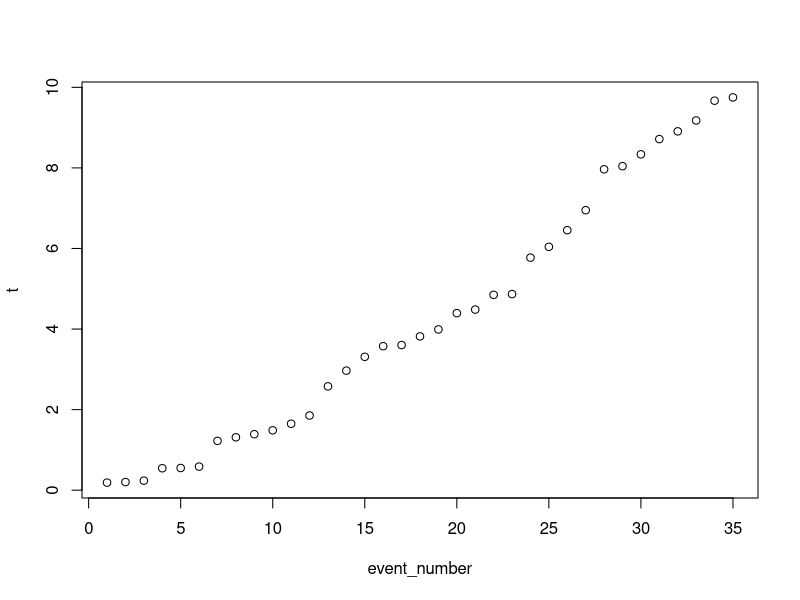

The R source for this figure:
## ---- chunk 1
knitr::opts_chunk$set(echo = TRUE)
## ---- chunk 2
lambda = function(t) 3+4/(1+t)
nohopoi_sim = function(lambda,T){
  t = 0
  lambda_ini = 7
  X = numeric()
  while(1==1){
    u = runif(1)
    t = t-log(u)/lambda_ini
    if(t>T) {break}
    if(runif(1)<lambda(t)/lambda_ini){
      X = c(X,t) 
    }
  }
  return(X) 
}

T = 10
X = nohopoi_sim(lambda,T)
plot(X,xlab = "event_number",ylab = "t")
## ---- chunk 3
n = 10000
X1 = rep(0,n)
X2 = rep(0,n)
X3 = rep(0,n)
corrr = matrix(c(1,0.5/2,0.5/3,0.5/2,1,0.5/6,0.5/3,0.5/6,1),3,3)
covvv = matrix(c(1,0.5,0.5,0.5,1,0.5,0.5,0.5,1),3,3)
A = chol(corrr) #Cholesky decomposition

for(i in c(1:n)){
  Z = cos(2*pi*runif(3))*sqrt(-2*log(runif(3))) #Normal(0,1)
  W = t(A) %*% Z #W ~ N(0,Cov(X))
  phi = pnorm(W) #Gaussian copula
  X1[i] = qexp(phi[1],rate = 1) #inverse
  X2[i] = qexp(phi[2],rate = (1/2))
  X3[i] = qexp(phi[3],rate = (1/3))
}
data2 = cbind(X1,X2,X3)
cov(data2)
